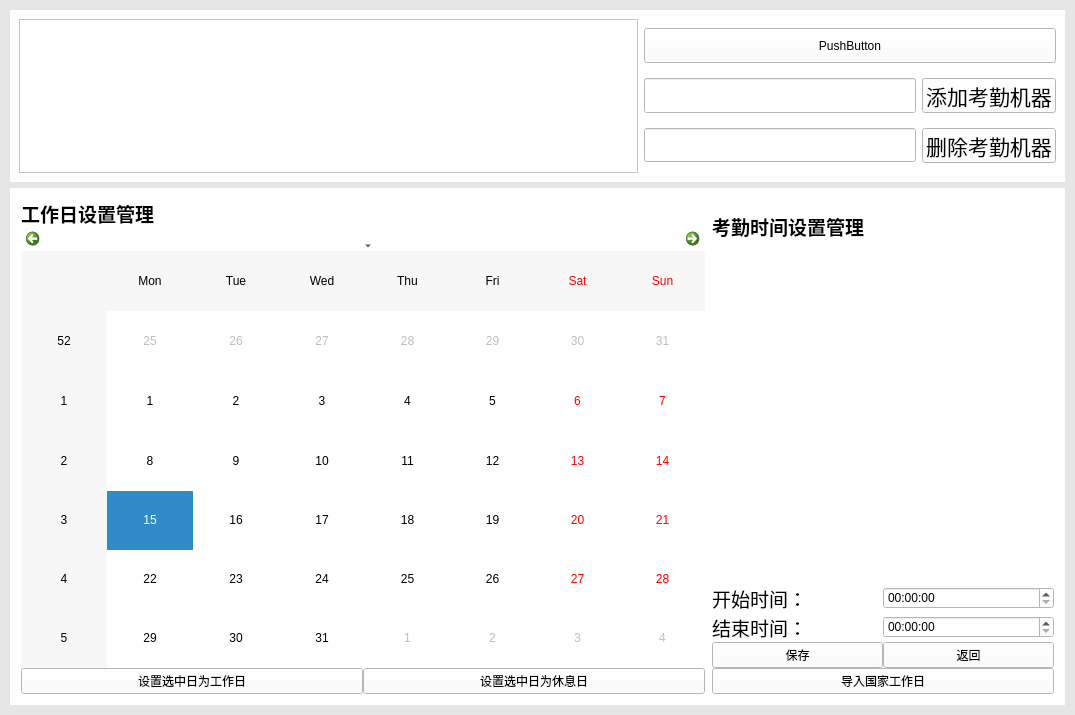
<?xml version="1.0" encoding="UTF-8"?>
<ui version="4.0">
 <class>Form</class>
 <widget class="QWidget" name="Form">
  <property name="geometry">
   <rect>
    <x>0</x>
    <y>0</y>
    <width>1075</width>
    <height>715</height>
   </rect>
  </property>
  <property name="windowTitle">
   <string>Form</string>
  </property>
  <property name="styleSheet">
   <string notr="true">background-color: rgb(230, 230, 230);</string>
  </property>
  <layout class="QGridLayout" name="gridLayout_5" rowstretch="1,3">
   <property name="leftMargin">
    <number>10</number>
   </property>
   <property name="topMargin">
    <number>10</number>
   </property>
   <property name="rightMargin">
    <number>10</number>
   </property>
   <property name="bottomMargin">
    <number>10</number>
   </property>
   <item row="0" column="0">
    <widget class="QWidget" name="machine_setting_widget" native="true">
     <property name="styleSheet">
      <string notr="true">background-color: rgb(255, 255, 255);</string>
     </property>
     <layout class="QGridLayout" name="gridLayout_4">
      <item row="0" column="0">
       <layout class="QGridLayout" name="gridLayout" rowstretch="0" columnstretch="3,2" rowminimumheight="0">
        <item row="0" column="1">
         <layout class="QVBoxLayout" name="workingmachine_setting_mainlayout">
          <item>
           <widget class="QPushButton" name="push_button_search">
            <property name="maximumSize">
             <size>
              <width>16777215</width>
              <height>35</height>
             </size>
            </property>
            <property name="text">
             <string>PushButton</string>
            </property>
           </widget>
          </item>
          <item>
           <layout class="QHBoxLayout" name="workingmachine_add_layout">
            <item>
             <widget class="QLineEdit" name="lineEditAddMac">
              <property name="maximumSize">
               <size>
                <width>16777215</width>
                <height>35</height>
               </size>
              </property>
             </widget>
            </item>
            <item>
             <widget class="QPushButton" name="pushButtonAdd">
              <property name="maximumSize">
               <size>
                <width>16777215</width>
                <height>35</height>
               </size>
              </property>
              <property name="font">
               <font>
                <family>Adobe 楷体 Std R</family>
                <pointsize>16</pointsize>
               </font>
              </property>
              <property name="styleSheet">
               <string notr="true"/>
              </property>
              <property name="text">
               <string>添加考勤机器</string>
              </property>
             </widget>
            </item>
           </layout>
          </item>
          <item>
           <layout class="QHBoxLayout" name="workingmachine_delete_layout">
            <item>
             <widget class="QLineEdit" name="lineEditDeleteMac">
              <property name="maximumSize">
               <size>
                <width>16777215</width>
                <height>34</height>
               </size>
              </property>
             </widget>
            </item>
            <item>
             <widget class="QPushButton" name="pushButtonDelete">
              <property name="maximumSize">
               <size>
                <width>16777215</width>
                <height>35</height>
               </size>
              </property>
              <property name="font">
               <font>
                <family>Adobe 楷体 Std R</family>
                <pointsize>16</pointsize>
               </font>
              </property>
              <property name="styleSheet">
               <string notr="true"/>
              </property>
              <property name="text">
               <string>删除考勤机器</string>
              </property>
             </widget>
            </item>
           </layout>
          </item>
         </layout>
        </item>
        <item row="0" column="0">
         <widget class="QTableView" name="tableView">
          <property name="styleSheet">
           <string notr="true"/>
          </property>
         </widget>
        </item>
       </layout>
      </item>
     </layout>
    </widget>
   </item>
   <item row="1" column="0">
    <widget class="QWidget" name="workingIssue_setting_widget" native="true">
     <property name="styleSheet">
      <string notr="true">background-color: rgb(255, 255, 255);</string>
     </property>
     <layout class="QGridLayout" name="gridLayout_3">
      <item row="0" column="0">
       <layout class="QGridLayout" name="gridLayout_2" columnstretch="2,1">
        <property name="leftMargin">
         <number>2</number>
        </property>
        <property name="topMargin">
         <number>2</number>
        </property>
        <property name="rightMargin">
         <number>2</number>
        </property>
        <property name="bottomMargin">
         <number>2</number>
        </property>
        <property name="horizontalSpacing">
         <number>7</number>
        </property>
        <item row="0" column="0">
         <layout class="QVBoxLayout" name="workingdays_setting_mainlayout">
          <item>
           <widget class="QLabel" name="workingday_tip_label">
            <property name="maximumSize">
             <size>
              <width>16777215</width>
              <height>50</height>
             </size>
            </property>
            <property name="font">
             <font>
              <family>Microsoft YaHei UI</family>
              <pointsize>14</pointsize>
              <weight>75</weight>
              <bold>true</bold>
             </font>
            </property>
            <property name="text">
             <string>工作日设置管理</string>
            </property>
           </widget>
          </item>
          <item>
           <widget class="QCalendarWidget" name="calendarWidget">
            <property name="autoFillBackground">
             <bool>false</bool>
            </property>
            <property name="styleSheet">
             <string notr="true"/>
            </property>
           </widget>
          </item>
          <item>
           <layout class="QHBoxLayout" name="workingday_btn_layout">
            <item>
             <widget class="QPushButton" name="pushButtonSet1">
              <property name="styleSheet">
               <string notr="true"/>
              </property>
              <property name="text">
               <string>设置选中日为工作日</string>
              </property>
             </widget>
            </item>
            <item>
             <widget class="QPushButton" name="pushButtonCancel1">
              <property name="styleSheet">
               <string notr="true"/>
              </property>
              <property name="text">
               <string>设置选中日为休息日</string>
              </property>
             </widget>
            </item>
           </layout>
          </item>
         </layout>
        </item>
        <item row="0" column="1">
         <layout class="QVBoxLayout" name="workingtime_setting_mainlayout" stretch="1,6,2,2,2,2">
          <item>
           <widget class="QLabel" name="workingtime_tip_label">
            <property name="font">
             <font>
              <family>Microsoft JhengHei</family>
              <pointsize>14</pointsize>
              <weight>75</weight>
              <bold>true</bold>
             </font>
            </property>
            <property name="text">
             <string>考勤时间设置管理</string>
            </property>
           </widget>
          </item>
          <item>
           <widget class="QWidget" name="widget" native="true"/>
          </item>
          <item>
           <layout class="QHBoxLayout" name="start_time_edit_layout">
            <item>
             <widget class="QLabel" name="labelStartTime">
              <property name="maximumSize">
               <size>
                <width>16777215</width>
                <height>35</height>
               </size>
              </property>
              <property name="font">
               <font>
                <pointsize>14</pointsize>
                <weight>50</weight>
                <italic>false</italic>
                <bold>false</bold>
               </font>
              </property>
              <property name="styleSheet">
               <string notr="true"/>
              </property>
              <property name="text">
               <string>开始时间：</string>
              </property>
             </widget>
            </item>
            <item>
             <widget class="QTimeEdit" name="timeEdit">
              <property name="styleSheet">
               <string notr="true"/>
              </property>
             </widget>
            </item>
           </layout>
          </item>
          <item>
           <layout class="QHBoxLayout" name="end_time_edit_layout">
            <item>
             <widget class="QLabel" name="label">
              <property name="maximumSize">
               <size>
                <width>16777215</width>
                <height>35</height>
               </size>
              </property>
              <property name="font">
               <font>
                <pointsize>14</pointsize>
                <weight>50</weight>
                <italic>false</italic>
                <bold>false</bold>
               </font>
              </property>
              <property name="styleSheet">
               <string notr="true"/>
              </property>
              <property name="text">
               <string>结束时间：</string>
              </property>
             </widget>
            </item>
            <item>
             <widget class="QTimeEdit" name="timeEdit_2">
              <property name="styleSheet">
               <string notr="true"/>
              </property>
             </widget>
            </item>
           </layout>
          </item>
          <item>
           <layout class="QHBoxLayout" name="workingtime_btn_layout">
            <item>
             <widget class="QPushButton" name="pushButtonSave2">
              <property name="styleSheet">
               <string notr="true"/>
              </property>
              <property name="text">
               <string>保存</string>
              </property>
             </widget>
            </item>
            <item>
             <widget class="QPushButton" name="pushButtonReturn2">
              <property name="styleSheet">
               <string notr="true"/>
              </property>
              <property name="text">
               <string>返回</string>
              </property>
             </widget>
            </item>
           </layout>
          </item>
          <item>
           <layout class="QVBoxLayout" name="national_workingday_btn_layout">
            <item>
             <widget class="QPushButton" name="pushButtonImport">
              <property name="styleSheet">
               <string notr="true"/>
              </property>
              <property name="text">
               <string>导入国家工作日</string>
              </property>
             </widget>
            </item>
           </layout>
          </item>
         </layout>
        </item>
       </layout>
      </item>
     </layout>
    </widget>
   </item>
  </layout>
 </widget>
 <resources/>
 <connections/>
</ui>
